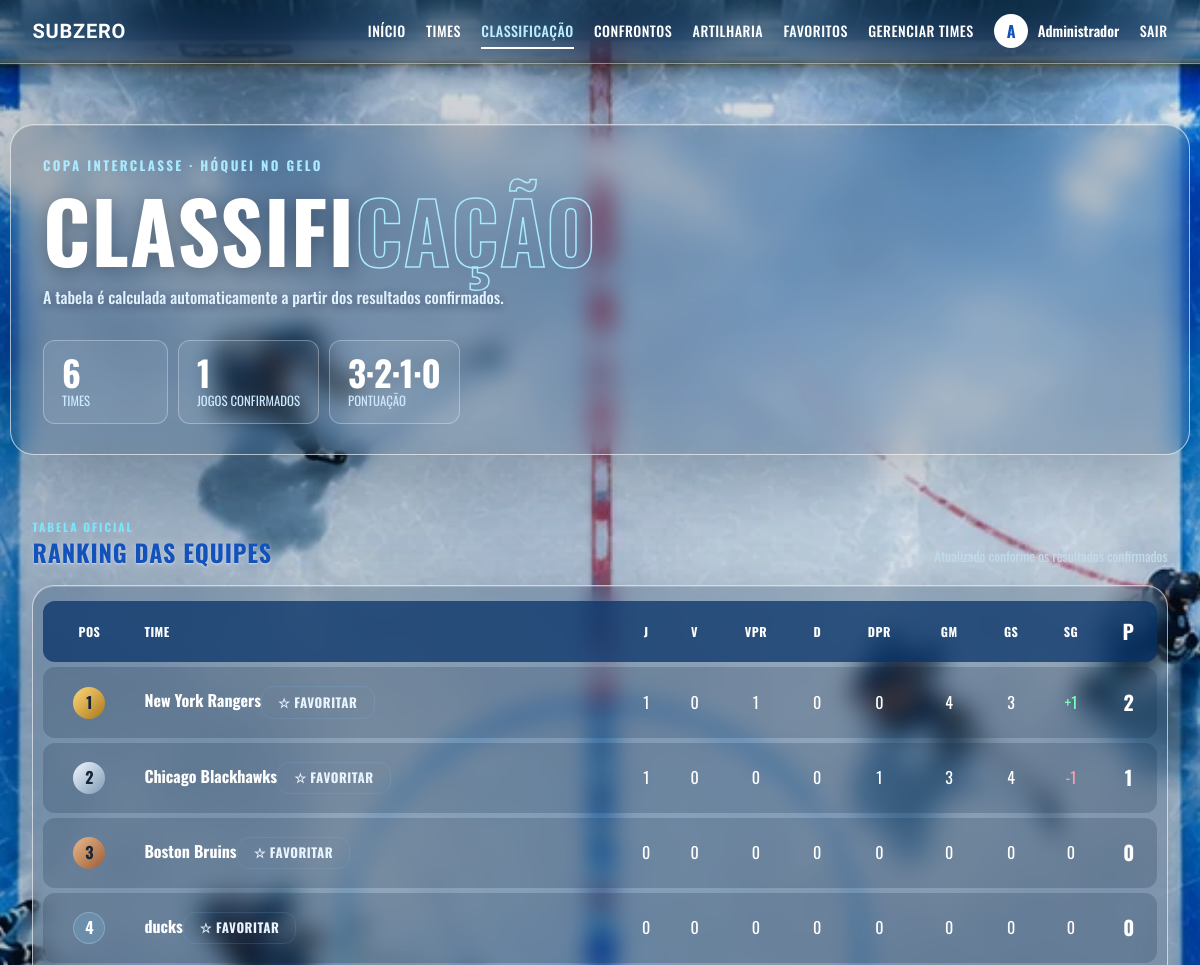
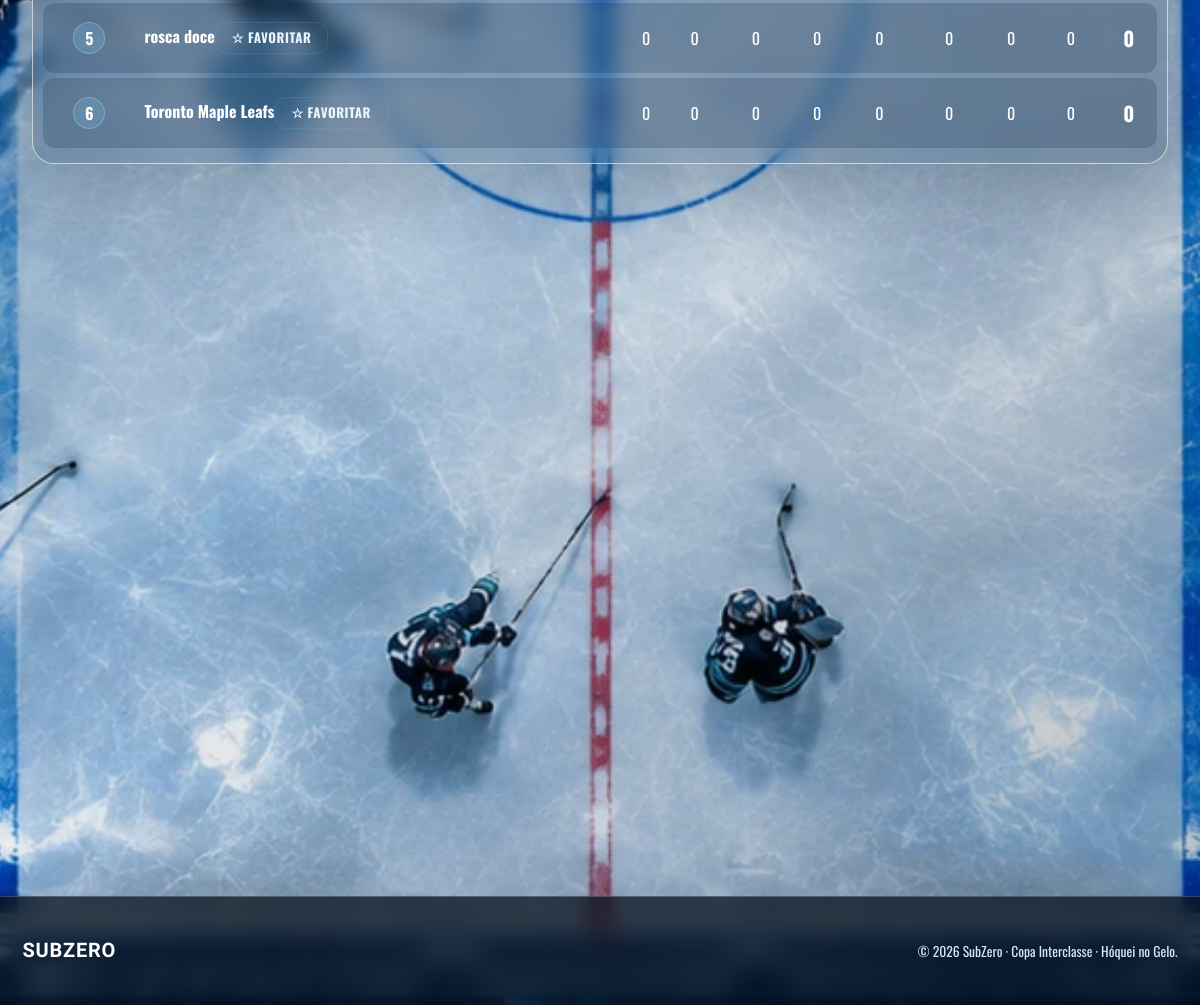
Screenshot of /classificacao.php (signed in) with the database file from the repository (2 pictures, top to bottom).
### tables this page shows
CREATE TABLE `confrontos` (
  `id` int(10) UNSIGNED NOT NULL,
  `time_casa` int(10) UNSIGNED NOT NULL,
  `time_visitante` int(10) UNSIGNED NOT NULL,
  `gols_casa` int(10) UNSIGNED DEFAULT NULL,
  `gols_visitante` int(10) UNSIGNED DEFAULT NULL,
  `decisao` enum('normal','prorrogacao','shootout') DEFAULT NULL,
  `confirmado` tinyint(1) NOT NULL DEFAULT 0,
  `data_hora` datetime DEFAULT NULL,
  `quadra` varchar(80) DEFAULT NULL,
  `cidade` varchar(100) DEFAULT NULL,
  `estado` varchar(2) DEFAULT NULL
);

### classificacao.php (the view, shortened to what this page needs)
<?php
require_once __DIR__ . '/config/db.php';
require_once __DIR__ . '/includes/functions.php';
$classificacao = calcular_classificacao($pdo);
$total_confirmados = (int) $pdo->query('SELECT COUNT(*) FROM confrontos WHERE confirmado = 1')->fetchColumn();
$total_times = count($classificacao);
require_once __DIR__ . '/includes/header.php';
?>
<section class="page-hero" data-testid="classificacao-hero">
    <div class="container page-hero-content">
        <p class="eyebrow reveal">Copa Interclasse · Hóquei no Gelo</p>
        <h1 class="page-title reveal">CLASSIFI<span class="outline">CAÇÃO</span></h1>
        <p class="page-lead reveal">A tabela é calculada automaticamente a partir dos resultados confirmados.</p>
        <div class="hero-stats hero-stats-row reveal">
            <div data-testid="stat-times"><strong><?= $total_times ?></strong><span>Times</span></div>
            <div data-testid="stat-jogos"><strong><?= $total_confirmados ?></strong><span>Jogos confirmados</span></div>
            <div><strong>3·2·1·0</strong><span>Pontuação</span></div>
        </div>
    </div>
</section>
<section class="container section">
    <div class="standings-heading"><div><span class="section-kicker">TABELA OFICIAL</span><h2>Ranking das equipes</h2></div><p>Atualizado conforme os resultados confirmados</p></div>
    <div class="table-wrap reveal" data-testid="classificacao-tabela">
        <table class="rank-table">
            <thead>
                <tr>
                    <th class="col-pos" title="Posição">POS</th>
                    <th class="col-team">Time</th>
                    <th title="Jogos">J</th>
                    <th title="Vitórias no tempo normal">V</th>
                    <th title="Vitórias na prorrogação/shootout">VPR</th>
                    <th title="Derrotas no tempo normal">D</th>
                    <th title="Derrotas na prorrogação/shootout">DPR</th>
                    <th title="Gols marcados">GM</th>
                    <th title="Gols sofridos">GS</th>
                    <th title="Saldo de gols">SG</th>
                    <th class="col-pts" title="Pontos">P</th>
                </tr>
            </thead>
            <tbody>
                <?php foreach ($classificacao as $i => $l): ?>
                    <tr class="<?= $i < 4 ? 'is-top' : '' ?>" data-testid="rank-row-<?= (int) $l['id'] ?>">
                        <td class="col-pos"><span class="pos-badge"><?= $i + 1 ?></span></td>
                        <td class="col-team"><span class="team-name-rank"><a href="time.php?id=<?= (int)$l['id'] ?>"><?= e($l['nome']) ?></a></span><?= botao_favorito($pdo, 'time', (int)$l['id']) ?></td>
                        <td><?= $l['J'] ?></td>
                        <td><?= $l['V'] ?></td>
                        <td><?= $l['VPR'] ?></td>
                        <td><?= $l['D'] ?></td>
                        <td><?= $l['DPR'] ?></td>
                        <td><?= $l['GM'] ?></td>
                        <td><?= $l['GS'] ?></td>
                        <td class="<?= $l['SG'] > 0 ? 'sg-pos' : ($l['SG'] < 0 ? 'sg-neg' : '') ?>"><?= $l['SG'] > 0 ? '+' . $l['SG'] : $l['SG'] ?></td>
                        <td class="col-pts"><?= $l['P'] ?></td>
                    </tr>
                <?php endforeach; ?>
            </tbody>
        </table>
    </div>
</section>
<?php require_once __DIR__ . '/includes/footer.php'; ?>

### includes/header.php (shortened to what this page needs)
<?php
require_once __DIR__ . '/functions.php';
$usuario = usuario_logado();
$pagina_atual = basename($_SERVER['PHP_SELF']);
?>
<!DOCTYPE html>
<html lang="pt-br">
<head>
<link rel="stylesheet" href="assets/css/sz.css?v=copa-home-ajustes-20261119-2">
</head>
<body class="<?= $pagina_atual === 'index.php' ? 'home' : ($pagina_atual === 'login.php' ? 'inner login-page' : 'inner') ?>">
<?php if ($pagina_atual === 'index.php'): ?>
<header class="nav nav--home" data-testid="main-nav">
<div class="nav__inner">
<a href="index.php" class="brand" data-testid="brand-logo"><span class="brand__name">SUBZERO</span></a>
<button class="nav__burger" id="burger" aria-label="Menu" data-testid="nav-burger"><span></span><span></span><span></span></button>
<nav class="nav__links" id="siteNav" data-testid="nav-links">
<div class="nav__group nav__group--left">
<a href="index.php" class="active">Início</a><a href="index.php#times">Times</a><a href="classificacao.php" data-testid="nav-classificacao">Classificação</a>
</div><div class="nav__group nav__group--right">
<a href="confrontos.php" data-testid="nav-confrontos">Confrontos</a><a href="artilharia.php">Artilharia</a><a href="premios.php">Favoritos</a>
<?php if (is_admin()): ?><a href="times.php" data-testid="nav-times">Gerenciar times</a><a href="jogadores.php">Jogadores</a><?php endif; ?>
<?php if ($usuario): ?><span class="auth-user" data-testid="auth-user"><span class="avatar"><?= e(mb_strtoupper(mb_substr($usuario['nome'],0,1))) ?></span><span class="auth-user__name"><?= e($usuario['nome']) ?></span></span><a href="logout.php" data-testid="nav-logout">Sair</a>
<?php else: ?><a href="login.php" class="nav__login" data-testid="nav-login-btn">Entrar</a><?php endif; ?>
</div></nav></div></header>
<?php else: ?>
<header class="nav nav--inner" data-testid="main-nav">
<div class="nav__inner">
<a href="index.php" class="brand" data-testid="brand-logo"><span class="brand__name">SUBZERO</span></a>
<nav class="nav__links" id="siteNav" data-testid="nav-links">
<a href="index.php">Início</a><a href="index.php#times">Times</a>
<a href="classificacao.php" class="<?= $pagina_atual === 'classificacao.php' ? 'active' : '' ?>" data-testid="nav-classificacao">Classificação</a>
<a href="confrontos.php" class="<?= $pagina_atual === 'confrontos.php' ? 'active' : '' ?>" data-testid="nav-confrontos">Confrontos</a><a href="artilharia.php" class="<?= $pagina_atual === 'artilharia.php' ? 'active' : '' ?>">Artilharia</a><a href="premios.php" class="<?= $pagina_atual === 'premios.php' ? 'active' : '' ?>">Favoritos</a>
<?php if (is_admin()): ?><a href="times.php" class="<?= $pagina_atual === 'times.php' ? 'active' : '' ?>" data-testid="nav-times">Gerenciar times</a><?php endif; ?>
<?php if ($usuario): ?><span class="auth-user"><span class="avatar"><?= e(mb_strtoupper(mb_substr($usuario['nome'],0,1))) ?></span><span class="auth-user__name"><?= e($usuario['nome']) ?></span></span><a href="logout.php" data-testid="nav-logout">Sair</a>
<?php else: ?><a href="login.php">Entrar</a><?php endif; ?>
</nav></div></header>
<?php endif; ?>
<main class="site-main">

### includes/functions.php (shortened to what this page needs)
<?php
function e($valor): string
{
    return htmlspecialchars((string) $valor, ENT_QUOTES, 'UTF-8');
}
function usuario_logado(): ?array
{
    return $_SESSION['usuario'] ?? null;
}
function is_admin(): bool
{
    $u = usuario_logado();
    return $u !== null && ($u['perfil'] ?? '') === 'admin';
}
function csrf_token(): string
{
    return $_SESSION['csrf'];
}
function calcular_classificacao(PDO $pdo): array
{
    $times = $pdo->query('SELECT id, nome FROM times ORDER BY nome ASC')->fetchAll();
    $tab = [];
    foreach ($times as $t) {
        $tab[$t['id']] = [
            'id' => $t['id'], 'nome' => $t['nome'],
            'J' => 0, 'V' => 0, 'VPR' => 0, 'D' => 0, 'DPR' => 0,
            'GM' => 0, 'GS' => 0, 'SG' => 0, 'P' => 0,
        ];
    }
    $confrontos = $pdo->query(
        'SELECT * FROM confrontos WHERE confirmado = 1
         AND gols_casa IS NOT NULL AND gols_visitante IS NOT NULL'
    )->fetchAll();
    foreach ($confrontos as $c) {
        $casa = $c['time_casa'];
        $fora = $c['time_visitante'];
        $gc = (int) $c['gols_casa'];
        $gv = (int) $c['gols_visitante'];
        $decisao = $c['decisao'] ?: 'normal';
        $tab[$casa]['J']++; $tab[$fora]['J']++;
        $tab[$casa]['GM'] += $gc; $tab[$casa]['GS'] += $gv;
        $tab[$fora]['GM'] += $gv; $tab[$fora]['GS'] += $gc;
        $vencedor = $gc > $gv ? $casa : $fora;
        $perdedor = $gc > $gv ? $fora : $casa;
        if ($decisao === 'normal') {
            $tab[$vencedor]['V']++;
            $tab[$perdedor]['D']++;
        } else {
            $tab[$vencedor]['VPR']++;
            $tab[$perdedor]['DPR']++;
        }
    }
    foreach ($tab as &$l) {
        $l['SG'] = $l['GM'] - $l['GS'];
    }
    $linhas = array_values($tab);
    usort($linhas, function ($a, $b) {
        return [$b['P'], $b['V'], $b['SG'], $b['GM'], $a['GS']]
            <=> [$a['P'], $a['V'], $a['SG'], $a['GM'], $b['GS']]
            ?: strcasecmp($a['nome'], $b['nome']);
    });
    return $linhas;
}
function botao_favorito(PDO $pdo, string $tipo, int $id): string
{
    $u = usuario_logado();
    $q = $pdo->prepare('SELECT id FROM favoritos WHERE usuario_id=? AND tipo=? AND item_id=?');
    $q->execute([(int)$u['id'], $tipo, $id]);
    $ativo = (bool)$q->fetchColumn();
    $rotulos = ['time'=>'equipe','jogador'=>'jogador','confronto'=>'confronto'];
    $texto = $ativo ? '★ Favoritado' : '☆ Favoritar';
    return '<form method="post" class="favorite-inline-form"><input type="hidden" name="csrf" value="'.e(csrf_token()).'"><input type="hidden" name="acao_favorito" value="alternar"><input type="hidden" name="tipo_favorito" value="'.e($tipo).'"><input type="hidden" name="item_favorito" value="'.$id.'"><button type="submit" class="btn btn--ghost btn-sm favorite-toggle'.($ativo?' is-favorite':'').'" aria-label="'.($ativo?'Remover ':'Adicionar ').$rotulos[$tipo].' '.($ativo?'dos':'aos').' favoritos">'.$texto.'</button></form>';
}

### includes/footer.php (shortened to what this page needs)
</main>
<footer class="footer" data-testid="footer"><div class="footer__inner">
<div class="brand"><span class="brand__name">SUBZERO</span></div>
<p>© <?= date('Y') ?> SubZero · Copa Interclasse · Hóquei no Gelo.</p>
</div></footer>
</body></html>

### rows the page displays
confrontos: nome "New York Rangers", confirmado "1", V "0", D "0", DPR "0", GM "4", GS "3", id "2", nome "Chicago Blackhawks", VPR "0", GM "3", GS "4", SG "-1"

### other values shown
mb_strtoupper(mb_substr($usuario['nome'],0,1)) "A"
$usuario['nome'] "Administrador"
$total_times "6"
$total_confirmados "1"
$l['nome'] "Boston Bruins"
$l['J'] "0"
$l['V'] "0"
$l['VPR'] "0"
$l['D'] "0"
$l['DPR'] "0"
$l['GM'] "0"
$l['GS'] "0"
$l['SG'] "0"
$l['P'] "0"
$l['nome'] "ducks"
